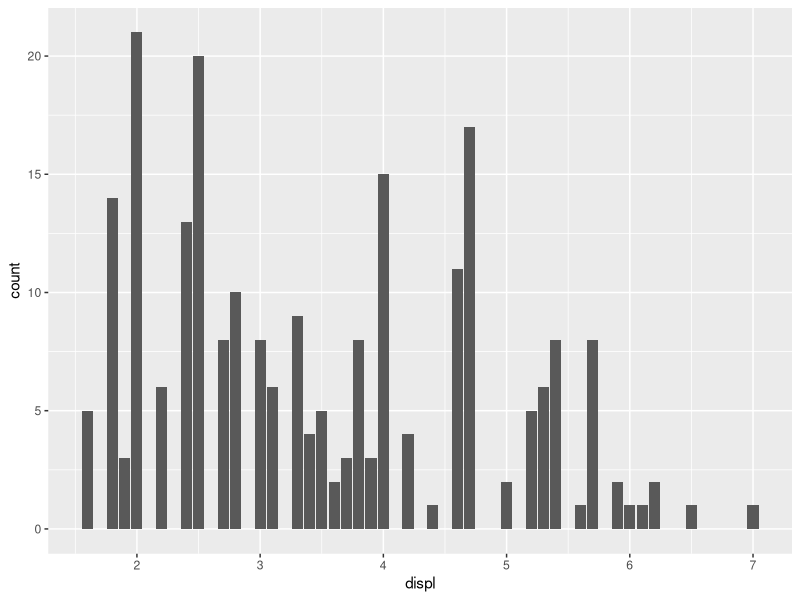
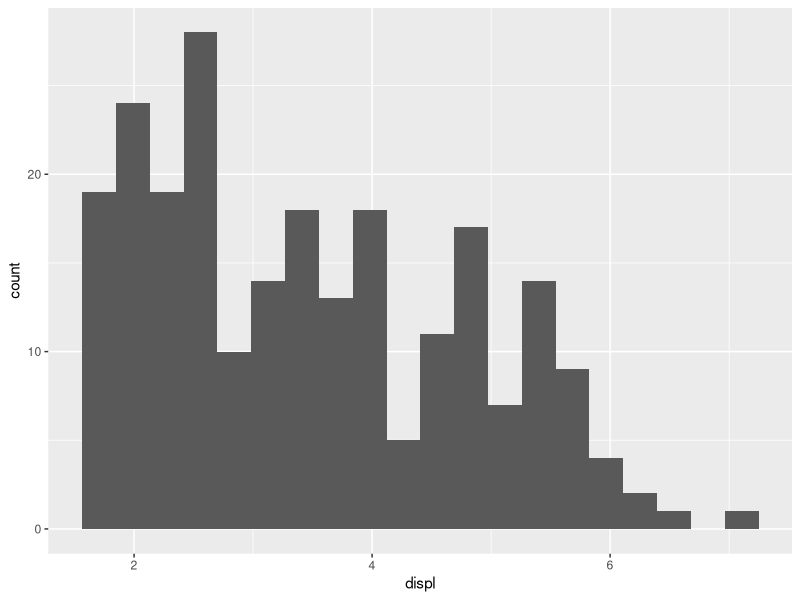
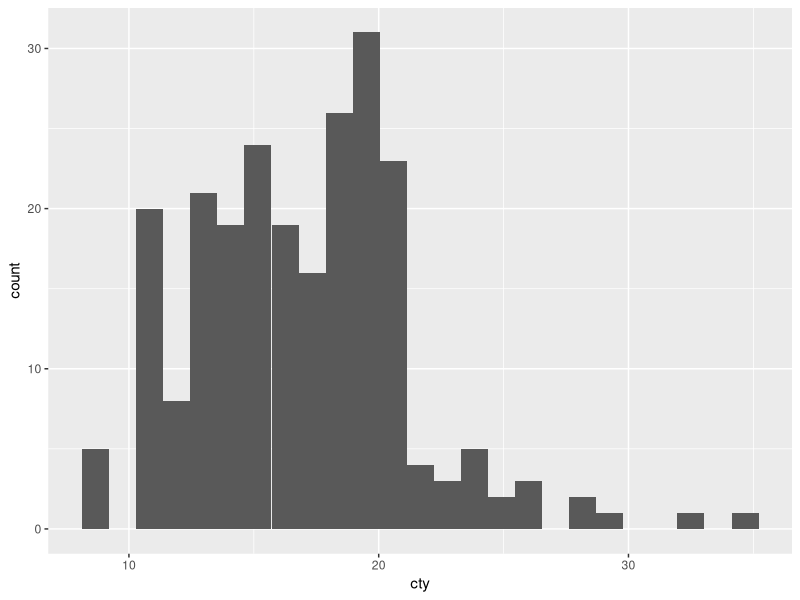
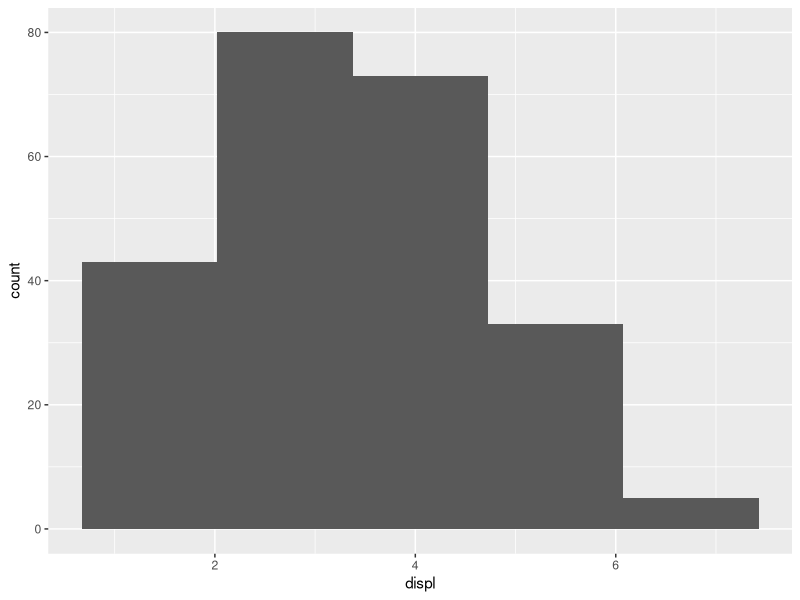
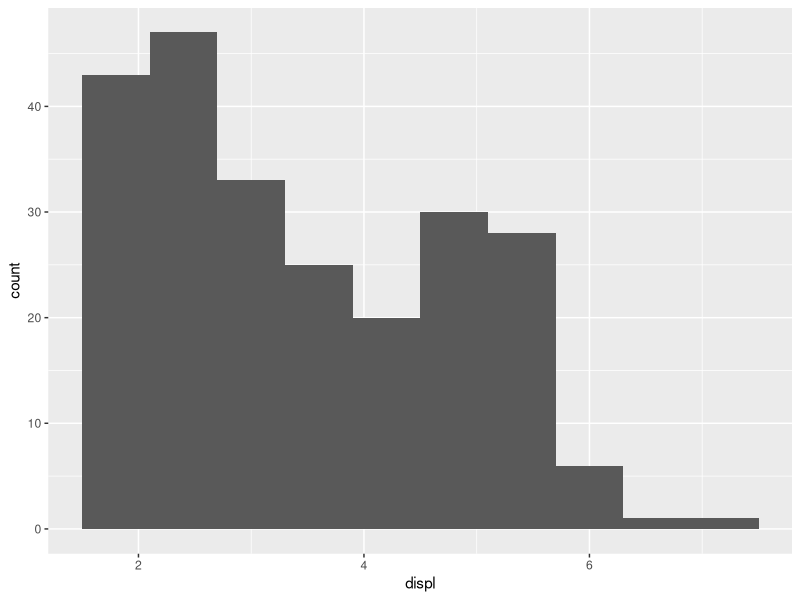
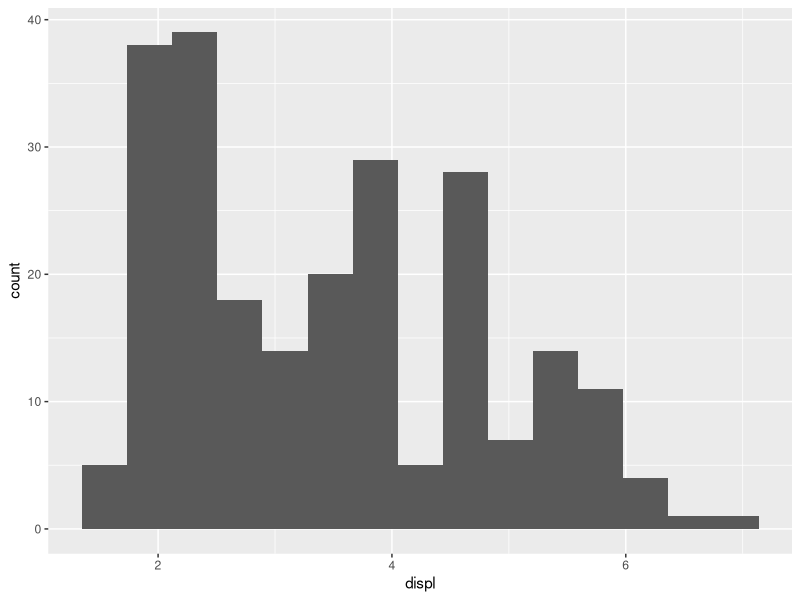
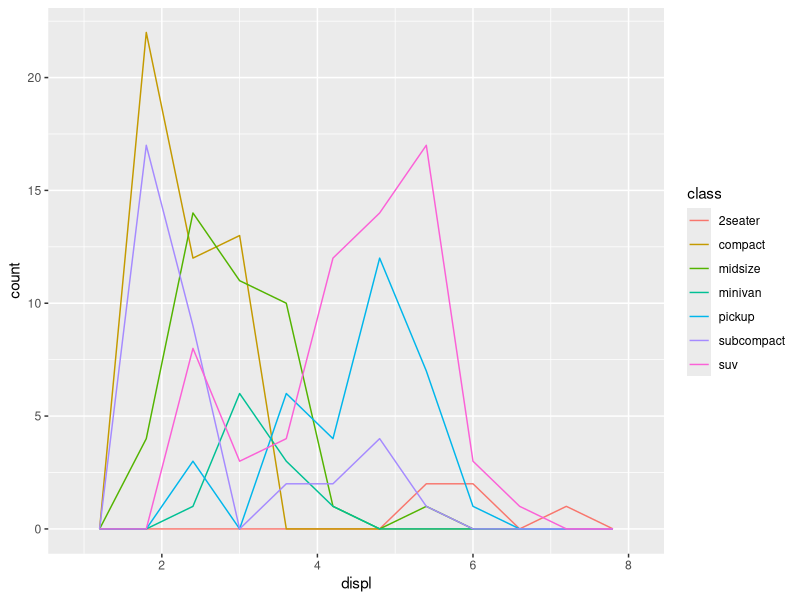
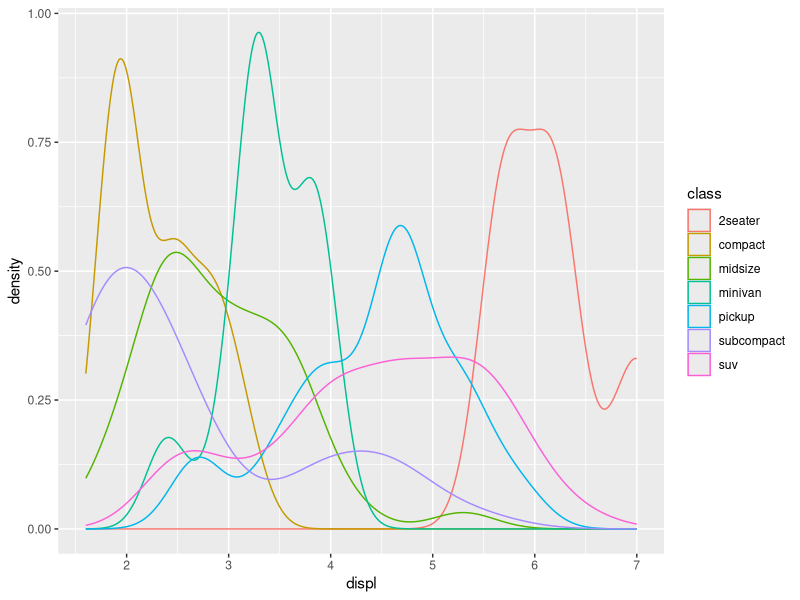

Generate these figures, in order, with R:
## ---- chunk 1
# knitr options
knitr::opts_chunk$set(echo = TRUE)
## ---- chunk 2
library(tidyverse)
## ---- chunk 3
## NOTE: No need to modify
mpg %>% 
  ggplot(aes(displ)) +
  geom_bar()
## ---- chunk 4
## NOTE: No need to modify
mpg %>% 
  ggplot(aes(displ)) +
  geom_histogram(bins = 20)
## ---- chunk 5
## TASK: Make a histogram of
mpg %>% 
  ggplot(aes(cty)) +
  geom_histogram(bins = 25)
## ---- chunk 6
## NOTE: No need to modify
mpg %>% 
  ggplot(aes(displ)) +
  geom_histogram(bins = 5)
## ---- chunk 7
## NOTE: No need to modify
mpg %>% 
  ggplot(aes(displ)) +
  geom_histogram(bins = 10)
## ---- chunk 8
## NOTE: No need to modify
mpg %>% 
  ggplot(aes(displ)) +
  geom_histogram(bins = 15)
## ---- chunk 9
## NOTE: No need to modify
mpg %>%
  ggplot(aes(displ, color = class)) +
  geom_freqpoly(bins = 10)
## ---- chunk 10
## NOTE: No need to modify
mpg %>%
  ggplot(aes(displ, color = class)) +
  geom_density()
## ---- chunk 11
## NOTE: No need to modify
mpg %>%
  ggplot(aes(cty, color = class)) +
  geom_freqpoly(bins = 10)
## ---- chunk 12
## NOTE: No need to modify
mpg %>%
  ggplot(aes(cty, color = class)) +
  geom_density()
## ---- chunk 13
mpg %>%
  ggplot(aes(cty)) +
  geom_density() +
  facet_wrap(~ class, scales = "free_y")
## ---- chunk 14
## TODO: Run this chunk; play with differnet bin widths
diamonds %>%
  filter(carat < 1.1) %>%

  ggplot(aes(carat)) +
  geom_histogram(binwidth = 0.1, boundary = 0.005) +
  scale_x_continuous(
    breaks = seq(0, 1, by = 0.1)

  )
